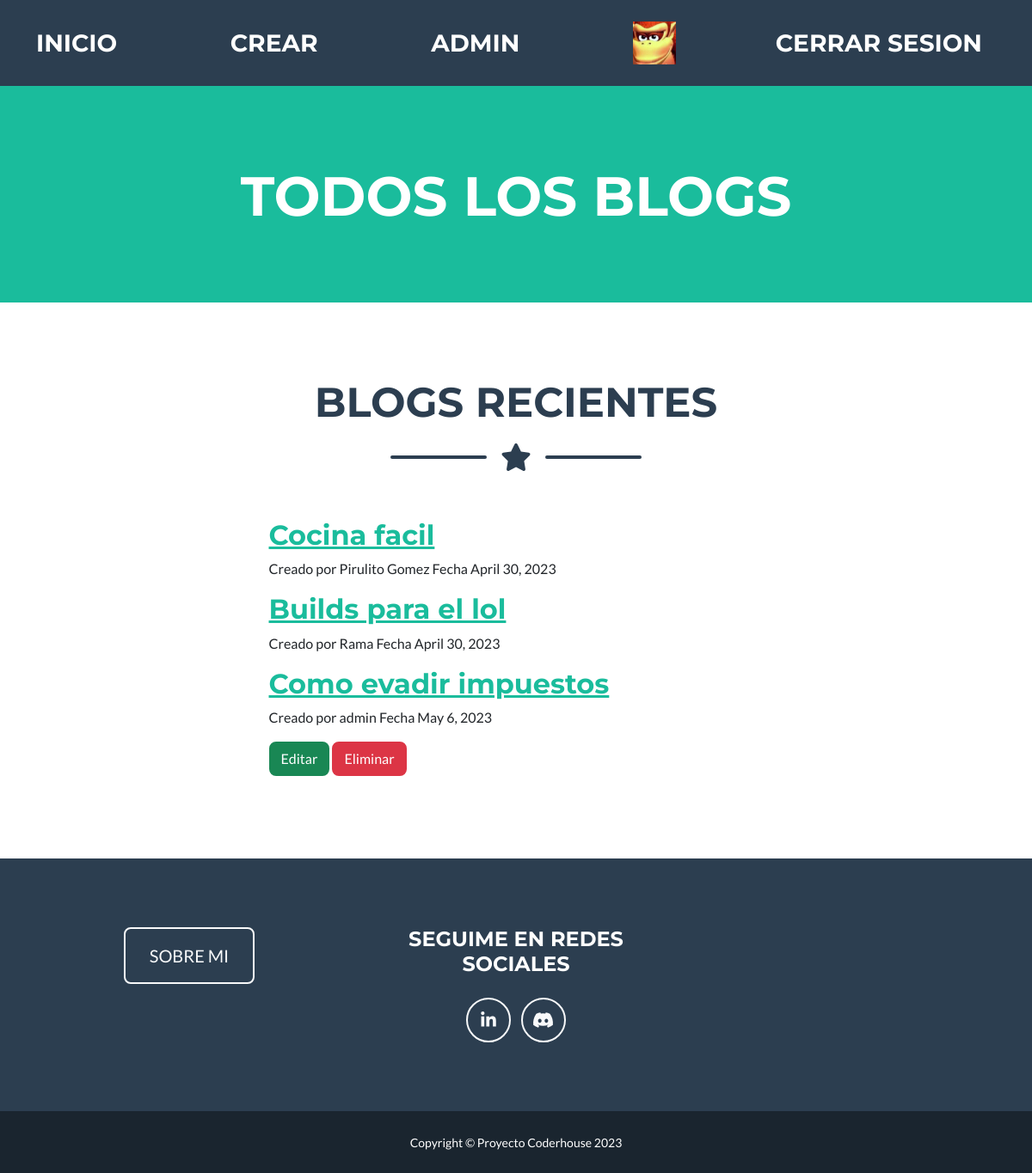
/accounts/listaDeBlogs/ (signed in), run on the app's committed database.
### accounts/models.py (models this page shows, shortened)
class BlogCreado(models.Model):
    tituloDelBlog=models.CharField(max_length=50)
    subtituloDelBlog=models.CharField(max_length=100)
    cuerpoDelBlog=models.TextField()
    autorDelBlog=models.CharField(max_length=50)
    fechaDelBlog=models.DateField()

### accounts/views.py (the view)
# urls.py: path("listaDeBlogs/", listaDeBlogs, name="listaDeBlogs"),
@login_required
def listaDeBlogs(request):
    form = BlogCreadoForm(request.POST)
    blogs = BlogCreado.objects.all()
    context = {"blogs": blogs, "form": form, "avatar":obtenerAvatar(request)}
    return render(request, "listaDeBlogs.html",context)

### accounts/views.py (called while the page is built)
@login_required
def obtenerAvatar(request):
    avatares=Avatar.objects.filter(user=request.user.id)
    if len(avatares)!=0:
        return avatares[0].imagen.url
    else:
        return "/media/avatars/default.png"

### templates/listaDeBlogs.html (shortened to what this page needs)
{% extends "padre.html" %}
{% load static %}
{% block navBar %}
        <nav class="navbar navbar-expand-lg bg-secondary text-uppercase fixed-top" id="mainNav">
            <div class="container">
                <a class="navbar-brand" href="{% url "inicio" %}">INICIO</a>
                <a class="navbar-brand" href="{% url "crearBlog" %}">Crear</a>
                <a class="navbar-brand" href="{% url "perfilDeUsuario" %}">{{ user.username }}</a>
                <img src="{{ avatar }}" alt="Avatar" style="width:50px;height:50px;">
                <a class="navbar-brand" href="{% url "logout" %}">Cerrar Sesion</a>
            </div>
        </nav>
{% endblock navBar %}
{% block titulo %}
<h1 class="masthead-heading text-uppercase mb-0">Todos los blogs</h1>
{% endblock titulo %}
{% block primerSeccionPagina %}
<section class="page-section portfolio" id="portfolio">
    <div class="container">
        <h2 class="page-section-heading text-center text-uppercase text-secondary mb-0">Blogs Recientes</h2>
        <div class="divider-custom">
            <div class="divider-custom-line"></div>
            <div class="divider-custom-icon"><i class="fas fa-star"></i></div>
            <div class="divider-custom-line"></div>
        </div>
        <div class="container px-4 px-lg-5">
            <div class="row gx-4 gx-lg-5 justify-content-center">
                <div class="col-md-10 col-lg-8 col-xl-7">
                    <div class="post-preview">
                        {% for blog in blogs %}
                        <a href="{{blog.id}}">
                            <h2 class="post-title">{{ blog.tituloDelBlog }}</h2>
                        </a>
                        <p class="post-meta">
                            Creado por {{ blog.autorDelBlog }}
                            Fecha {{ blog.fechaDelBlog }}
                        </p>
                        {% if request.user.username == blog.autorDelBlog %}
                        <a class="btn btn-success" href="{% url 'editarBlog'  blog.id  %}">Editar</a>
                        <a class="btn btn-danger" href="{% url 'eliminarBlog'  blog.id  %}">Eliminar</a>
                        {% endif %}
                        {% endfor %}
                    </div>
                </div>
            </div>
        </div>
    </div>
</section>
{% endblock primerSeccionPagina %}

### templates/padre.html (shortened to what this page needs)
<!DOCTYPE html>
<html lang="en">
    <head>
        {% load static %}
        <link href="{% static 'css/styles.css' %}" rel="stylesheet" />
    </head>
    <body id="page-top">
        {% block navBar %}{% endblock navBar %}
        <header class="masthead bg-primary text-white text-center">
            <div class="container d-flex align-items-center flex-column">
                {% block titulo %}{% endblock titulo %}
            </div>
        </header>
        {% block primerSeccionPagina %}{% endblock primerSeccionPagina %}
        <footer class="footer text-center">
            <div class="container">
                <div class="row">
                    <div class="col-lg-4 mb-5 mb-lg-0">
                        {% block botonSobreMi %}
                        <a class="btn btn-xl text-uppercase btn-outline-light " href="{% url "sobreMi" %}">Sobre Mi</a>
                        {% endblock botonSobreMi %}
                    </div>
                    <div class="col-lg-4 mb-5 mb-lg-0">
                        <h4 class="text-uppercase mb-4">Seguime en Redes Sociales</h4>
                        <a class="btn btn-outline-light btn-social mx-1" href="https://www.linkedin.com/in/ramiro-leanes-82090425a/"><i class="fab fa-fw fa-linkedin-in"></i></a>
                        <a class="btn btn-outline-light btn-social mx-1" href="https://discordapp.com/users/293160885906702336"><i class="fab fa-fw fa-discord "></i></a>
                    </div>
                </div>
            </div>
        </footer>
        <div class="copyright py-4 text-center text-white">
            <div class="container"><small>Copyright &copy; Proyecto Coderhouse 2023</small></div>
        </div>
    </body>
</html>

### data on the page
BlogCreado: tituloDelBlog "Cocina facil", autorDelBlog "Pirulito Gomez", fechaDelBlog "April 30, 2023"
BlogCreado: tituloDelBlog "Builds para el lol", autorDelBlog "Rama", fechaDelBlog "April 30, 2023"
BlogCreado: tituloDelBlog "Como evadir impuestos", autorDelBlog "admin", fechaDelBlog "May 6, 2023", shows "Editar"

### other printed values
{{ user.username }} "ADMIN"
